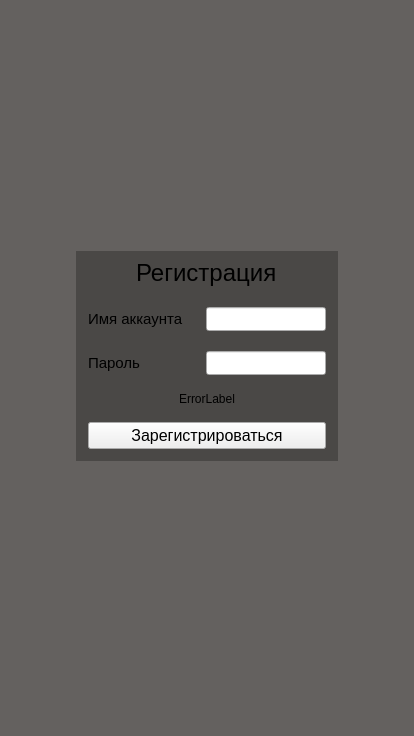
<?xml version="1.0" encoding="UTF-8"?>
<ui version="4.0">
 <class>MainWindow</class>
 <widget class="QMainWindow" name="MainWindow">
  <property name="geometry">
   <rect>
    <x>0</x>
    <y>0</y>
    <width>414</width>
    <height>736</height>
   </rect>
  </property>
  <property name="windowTitle">
   <string>MainWindow</string>
  </property>
  <widget class="QWidget" name="centralwidget">
   <property name="styleSheet">
    <string notr="true">#mainWidget{
	background-color:rgb(100, 97, 95)
}

#loginWidget{
	background-color:rgb(74, 72, 70)
}

#registrationWidget{
	background-color:rgb(74, 72, 70)
}</string>
   </property>
   <layout class="QHBoxLayout" name="horizontalLayout">
    <property name="leftMargin">
     <number>0</number>
    </property>
    <property name="topMargin">
     <number>0</number>
    </property>
    <property name="rightMargin">
     <number>0</number>
    </property>
    <property name="bottomMargin">
     <number>0</number>
    </property>
    <item>
     <widget class="QWidget" name="mainWidget" native="true">
      <layout class="QVBoxLayout" name="verticalLayout">
       <property name="spacing">
        <number>0</number>
       </property>
       <property name="leftMargin">
        <number>76</number>
       </property>
       <property name="topMargin">
        <number>0</number>
       </property>
       <property name="rightMargin">
        <number>76</number>
       </property>
       <property name="bottomMargin">
        <number>0</number>
       </property>
       <item>
        <spacer name="verticalSpacer_5">
         <property name="orientation">
          <enum>Qt::Vertical</enum>
         </property>
         <property name="sizeType">
          <enum>QSizePolicy::Preferred</enum>
         </property>
         <property name="sizeHint" stdset="0">
          <size>
           <width>20</width>
           <height>251</height>
          </size>
         </property>
        </spacer>
       </item>
       <item>
        <widget class="QWidget" name="loginWidget" native="true">
         <layout class="QVBoxLayout" name="verticalLayout_2">
          <property name="spacing">
           <number>0</number>
          </property>
          <property name="leftMargin">
           <number>12</number>
          </property>
          <property name="topMargin">
           <number>8</number>
          </property>
          <property name="rightMargin">
           <number>12</number>
          </property>
          <property name="bottomMargin">
           <number>12</number>
          </property>
          <item alignment="Qt::AlignHCenter">
           <widget class="QLabel" name="title">
            <property name="font">
             <font>
              <pointsize>18</pointsize>
             </font>
            </property>
            <property name="text">
             <string>Регистрация</string>
            </property>
           </widget>
          </item>
          <item>
           <spacer name="verticalSpacer">
            <property name="orientation">
             <enum>Qt::Vertical</enum>
            </property>
            <property name="sizeHint" stdset="0">
             <size>
              <width>20</width>
              <height>20</height>
             </size>
            </property>
           </spacer>
          </item>
          <item>
           <widget class="QWidget" name="loginTypeWidget" native="true">
            <layout class="QHBoxLayout" name="loginLayout">
             <property name="leftMargin">
              <number>0</number>
             </property>
             <property name="topMargin">
              <number>0</number>
             </property>
             <property name="rightMargin">
              <number>0</number>
             </property>
             <property name="bottomMargin">
              <number>0</number>
             </property>
             <item>
              <widget class="QLabel" name="loginLabel">
               <property name="sizePolicy">
                <sizepolicy hsizetype="Expanding" vsizetype="Preferred">
                 <horstretch>0</horstretch>
                 <verstretch>0</verstretch>
                </sizepolicy>
               </property>
               <property name="font">
                <font>
                 <pointsize>11</pointsize>
                </font>
               </property>
               <property name="text">
                <string>Имя аккаунта</string>
               </property>
              </widget>
             </item>
             <item alignment="Qt::AlignRight|Qt::AlignVCenter">
              <widget class="QLineEdit" name="loginLineEdit">
               <property name="sizePolicy">
                <sizepolicy hsizetype="Fixed" vsizetype="Fixed">
                 <horstretch>0</horstretch>
                 <verstretch>0</verstretch>
                </sizepolicy>
               </property>
               <property name="minimumSize">
                <size>
                 <width>120</width>
                 <height>24</height>
                </size>
               </property>
               <property name="maximumSize">
                <size>
                 <width>100</width>
                 <height>24</height>
                </size>
               </property>
              </widget>
             </item>
            </layout>
           </widget>
          </item>
          <item>
           <spacer name="verticalSpacer_2">
            <property name="orientation">
             <enum>Qt::Vertical</enum>
            </property>
            <property name="sizeHint" stdset="0">
             <size>
              <width>20</width>
              <height>20</height>
             </size>
            </property>
           </spacer>
          </item>
          <item>
           <widget class="QWidget" name="passwordTypeWidget" native="true">
            <layout class="QHBoxLayout" name="passwordLayout">
             <property name="leftMargin">
              <number>0</number>
             </property>
             <property name="topMargin">
              <number>0</number>
             </property>
             <property name="rightMargin">
              <number>0</number>
             </property>
             <property name="bottomMargin">
              <number>0</number>
             </property>
             <item>
              <widget class="QLabel" name="passwordLabel">
               <property name="sizePolicy">
                <sizepolicy hsizetype="Expanding" vsizetype="Preferred">
                 <horstretch>0</horstretch>
                 <verstretch>0</verstretch>
                </sizepolicy>
               </property>
               <property name="font">
                <font>
                 <pointsize>11</pointsize>
                </font>
               </property>
               <property name="text">
                <string>Пароль</string>
               </property>
              </widget>
             </item>
             <item alignment="Qt::AlignRight">
              <widget class="QLineEdit" name="passwordLineEdit">
               <property name="sizePolicy">
                <sizepolicy hsizetype="Fixed" vsizetype="Fixed">
                 <horstretch>0</horstretch>
                 <verstretch>0</verstretch>
                </sizepolicy>
               </property>
               <property name="minimumSize">
                <size>
                 <width>120</width>
                 <height>24</height>
                </size>
               </property>
               <property name="maximumSize">
                <size>
                 <width>120</width>
                 <height>24</height>
                </size>
               </property>
              </widget>
             </item>
            </layout>
           </widget>
          </item>
          <item>
           <spacer name="verticalSpacer_4">
            <property name="orientation">
             <enum>Qt::Vertical</enum>
            </property>
            <property name="sizeHint" stdset="0">
             <size>
              <width>20</width>
              <height>10</height>
             </size>
            </property>
           </spacer>
          </item>
          <item>
           <widget class="QLabel" name="errorLabel">
            <property name="text">
             <string>ErrorLabel</string>
            </property>
            <property name="alignment">
             <set>Qt::AlignCenter</set>
            </property>
           </widget>
          </item>
          <item>
           <spacer name="verticalSpacer_3">
            <property name="orientation">
             <enum>Qt::Vertical</enum>
            </property>
            <property name="sizeHint" stdset="0">
             <size>
              <width>20</width>
              <height>10</height>
             </size>
            </property>
           </spacer>
          </item>
          <item>
           <widget class="QPushButton" name="pushButton">
            <property name="font">
             <font>
              <pointsize>12</pointsize>
             </font>
            </property>
            <property name="text">
             <string>Зарегистрироваться</string>
            </property>
           </widget>
          </item>
         </layout>
        </widget>
       </item>
       <item>
        <spacer name="verticalSpacer_6">
         <property name="orientation">
          <enum>Qt::Vertical</enum>
         </property>
         <property name="sizeType">
          <enum>QSizePolicy::Preferred</enum>
         </property>
         <property name="sizeHint" stdset="0">
          <size>
           <width>20</width>
           <height>275</height>
          </size>
         </property>
        </spacer>
       </item>
      </layout>
     </widget>
    </item>
   </layout>
  </widget>
 </widget>
 <resources/>
 <connections/>
</ui>
